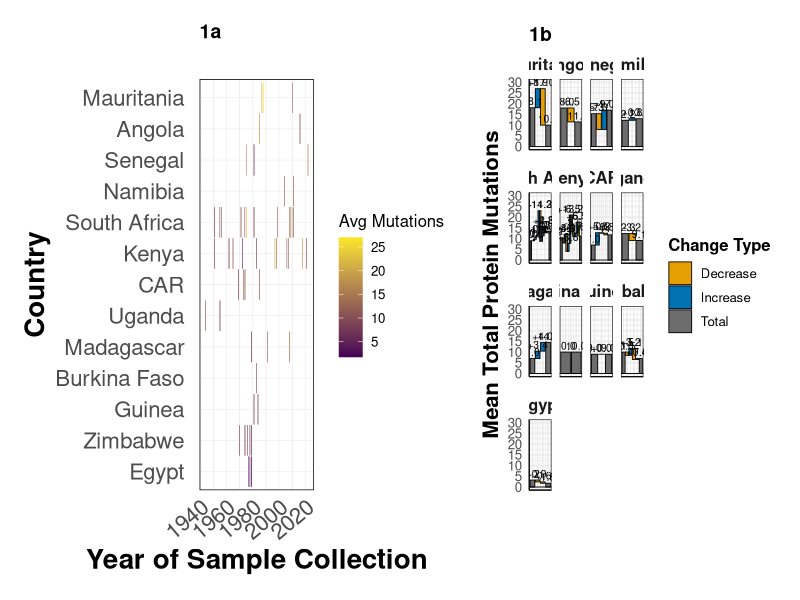
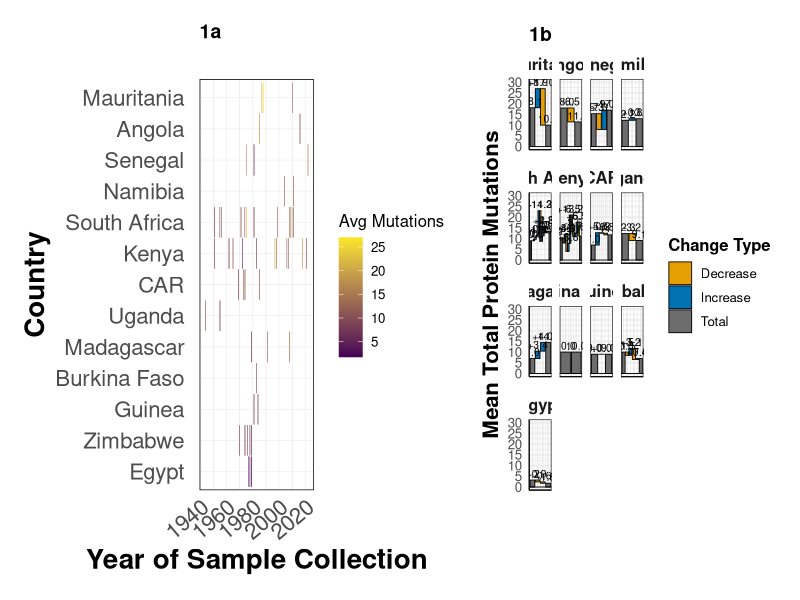

Generate these figures, in order, with R:
## Spatiotemporal distribution of RVFV protein-coding mutations in Africa

# Packages required
library(readr)
library(dplyr)
library(tidyr)
library(ggplot2)
library(stringr)
library(patchwork)   # for side-by-side layout

# 1) Set the working directory
setwd("~/Desktop/Manuscripts/Data/R-Work/")

# Load data
mutation_data <- read_csv("Combined-Mutation.csv")

# Rename Central African Republic to CAR 
mutation_data <- mutation_data %>%
  mutate(Country = str_replace_all(Country, "Central African Republic", "CAR"))


# Ensure numeric types and basic filtering
mutation_data <- mutation_data %>%
  mutate(
    Year = suppressWarnings(as.integer(`Year of Sample Collection`)),
    `Total Protein Mutations` = suppressWarnings(as.numeric(`Total Protein Mutations`))
  ) %>%
  filter(!is.na(Country), !is.na(Year), !is.na(`Total Protein Mutations`))


# HEATMAP (left)
# Geographic & temporal distribution of mean mutation burden
heatmap_data <- mutation_data %>%
  group_by(Country, Year) %>%
  summarise(Mean_Mutations = mean(`Total Protein Mutations`, na.rm = TRUE), .groups = "drop")

# Order countries from LOW to HIGH average burden (across all years)
country_order <- heatmap_data %>%
  group_by(Country) %>%
  summarise(Total = mean(Mean_Mutations, na.rm = TRUE), .groups = "drop") %>%
  arrange(Total) %>%
  pull(Country)

# Enforce the same country order for ALL downstream plots
mutation_data <- mutation_data %>%
  mutate(Country = factor(Country, levels = country_order))

heatmap_data$Country <- factor(heatmap_data$Country, levels = country_order)

heatmap_plot <- ggplot(heatmap_data, aes(x = Year, y = Country, fill = Mean_Mutations)) +
  geom_tile(color = "white", linewidth = 0.2) +
  scale_fill_gradient(low = "#440154", high = "#FDE725", name = "Avg Mutations") +
  labs(
    title = "1a",
    #subtitle = "Mean total protein mutations per country per year",
    x = "Year of Sample Collection", y = "Country"
  ) +
  theme_minimal(base_size = 12) +
  theme(
    plot.title   = element_text(hjust = 0.0, face = "bold", size = 14, margin = margin(b = 4)),
    plot.subtitle= element_text(hjust = 0.0, size = 11, margin = margin(b = 10)),
    
    axis.title.x = element_text(face = "bold", size = 20),
    axis.title.y = element_text(face = "bold", size = 20),
    
    axis.text.x  = element_text(size = 16, angle = 40, hjust = 1),
    axis.text.y  = element_text(
      size = 16,                # Larger country labels
      margin = margin(r = 8),   # Pushes countries away from heatmap
      lineheight = 1.15         # Adds vertical spacing for tall labels
    ),
    
    panel.border = element_rect(color = "black", fill = NA, linewidth = 0.5),
    panel.grid.major = element_line(color = "gray92", linewidth = 0.2),
    
    plot.margin  = margin(12, 12, 12, 12)
  )

# WATERFALL (right)
#    Country-level YoY changes and start/end totals
mutation_trends <- mutation_data %>%
  group_by(Country, Year) %>%
  summarise(Mean_Mutations = mean(`Total Protein Mutations`, na.rm = TRUE), .groups = "drop") %>%
  filter(!is.na(Year)) %>%
  arrange(Country, Year)

build_waterfall <- function(df_country) {
  df_country <- df_country %>% arrange(Year)
  if (nrow(df_country) == 0) return(tibble())
  
  start_total <- df_country$Mean_Mutations[1]
  end_total   <- df_country$Mean_Mutations[nrow(df_country)]
  
  change_rows <- tibble(
    label = as.character(df_country$Year[-1]),
    value = df_country$Mean_Mutations[-1] - df_country$Mean_Mutations[-nrow(df_country)],
    type  = "change"
  )
  
  wf <- bind_rows(
    tibble(label = paste0(df_country$Year[1], " (Start)"),
           value = start_total, type = "total_start"),
    change_rows,
    tibble(label = paste0(df_country$Year[nrow(df_country)], " (End)"),
           value = end_total, type = "total_end")
  ) %>%
    mutate(x = row_number(),
           running = ifelse(type == "total_start", value, NA_real_))
  
  # running total
  for (i in seq_len(nrow(wf))) {
    if (i == 1) next
    if (wf$type[i] == "change") {
      wf$running[i] <- wf$running[i-1] + wf$value[i]
    } else if (wf$type[i] == "total_end") {
      wf$running[i] <- wf$value[i]
    }
  }
  
  wf %>%
    mutate(
      prev_running = lag(running, default = 0),
      ymin = case_when(
        type %in% c("total_start", "total_end") ~ 0,
        value >= 0 ~ prev_running,
        TRUE ~ running
      ),
      ymax = case_when(
        type %in% c("total_start", "total_end") ~ value,
        value >= 0 ~ running,
        TRUE ~ prev_running
      ),
      fill_type = case_when(
        type == "change" & value >= 0 ~ "Increase",
        type == "change" & value < 0  ~ "Decrease",
        type %in% c("total_start", "total_end") ~ "Total"
      )
    )
}

waterfall_df <- mutation_trends %>%
  group_by(Country) %>%
  group_modify(~ build_waterfall(.x)) %>%
  ungroup()

# Reorder countries for waterfall ONLY: highest -> lowest
waterfall_order <- heatmap_data %>%
  group_by(Country) %>%
  summarise(Total = mean(Mean_Mutations, na.rm = TRUE), .groups = "drop") %>%
  arrange(desc(Total)) %>%     # HIGH -> LOW
  pull(Country)

waterfall_df <- waterfall_df %>%
  mutate(Country = factor(Country, levels = waterfall_order))


y_max <- ceiling(max(waterfall_df$ymax, na.rm = TRUE) / 5) * 5

waterfall_plot <- ggplot(waterfall_df) +
  geom_rect(aes(xmin = x - 0.45, xmax = x + 0.45, ymin = ymin, ymax = ymax, fill = fill_type),
            color = "black", linewidth = 0.3) +
  geom_hline(yintercept = 0, linewidth = 0.3) +
  geom_text(aes(x = x, y = pmax(ymin, ymax),
                label = ifelse(type == "change", sprintf("%+.1f", value), sprintf("%.1f", ymax))),
            vjust = -0.3, size = 2.6) +
  scale_fill_manual(values = c("Increase" = "#0072B2", "Decrease" = "#E69F00", "Total" = "#6D6D6D")) +
  scale_y_continuous(limits = c(0, y_max), breaks = seq(0, y_max, by = 5)) +
  labs(
    title = "1b",
    #subtitle = "Start = first year total; steps = YoY change; End = last year total",
    x = NULL, y = "Mean Total Protein Mutations", fill = "Change Type"
  ) +
  facet_wrap(~ Country, scales = "free_x") +
  theme_minimal(base_size = 12) +
  theme(
    plot.title   = element_text(hjust = 0.0, face = "bold", size = 14, margin = margin(b = 2)),
    plot.subtitle= element_text(hjust = 0.0, size = 10, margin = margin(b = 8)),
    axis.title.y = element_text(face = "bold", size = 16),
    axis.text.x  = element_blank(),
    axis.ticks.x = element_blank(),
    panel.border = element_rect(color = "black", fill = NA, linewidth = 0.4),
    axis.line    = element_line(color = "black", linewidth = 0.4),
    legend.title = element_text(face = "bold"),
    strip.text   = element_text(face = "bold", size = 12),
    plot.margin  = margin(10, 10, 10, 10)
  )

# COMBINE (heatmap left, waterfall right)
#
# widths control the space each plot takes; tweak as you like (e.g., c(1, 1.25))
combined <- heatmap_plot + waterfall_plot +
  plot_layout(widths = c(2, 2)) &
  theme(legend.position = "right")  # keep legends right-aligned

print(combined)

# Save outputs
ggsave("Combined_Heatmap_Waterfall.jpeg", plot = combined, width = 20, height = 8.5, dpi = 300)
